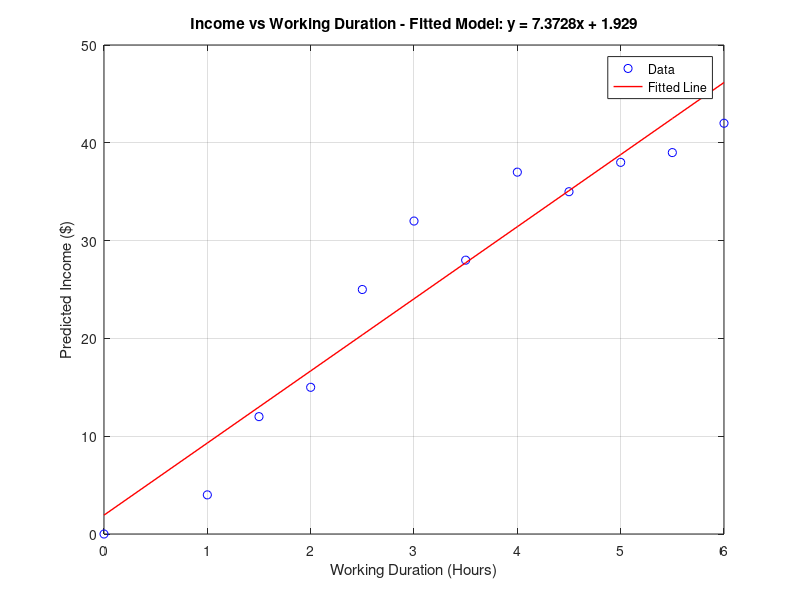

The MATLAB script that drew this image: (Note: this script raises an error after producing the figure.)
% ------------------ Question 1 ----------------------------- %

working_duration = 1:1/2:6
income = [4 12 15 25 32 28 37 35 38 39 42]

general_working_duration = [0 working_duration]
general_income           = [0 income]

plot(general_working_duration, general_income, "ro")
hold on
xlabel("Working Duration (Hours)")
ylabel("Income ($)")
title("Income vs Working Duration")
grid on;
hold off


% ------------------ Question 2 ----------------------------- %

p = polyfit(general_working_duration, general_income, 1)

disp(['Slope (m): ', num2str(p(1))]);
disp(['Intercept (c): ', num2str(p(2))]);
disp(['Proportionality (k): ', num2str(p(1))]);


% ------------------ Question 3 ----------------------------- %

disp(['Fitted Model: y = ' num2str(p(1)) 'x + ' num2str(p(2))]);
disp(['Fitted Model: Income = (' num2str(p(1)) ' x Hours) + ' num2str(p(2))]);


% ------------------ Question 4 ----------------------------- %

predicted_incomes = polyval(p, general_working_duration)
plot(general_working_duration, general_income, 'bo', general_working_duration, predicted_incomes, 'r-', 'LineWidth', 1);
hold on;
xlabel("Working Duration (Hours)");
ylabel("Predicted Income ($)");
title(['Income vs Working Duration - Fitted Model: y = ' num2str(p(1)) 'x + ' num2str(p(2))]);
legend('Data', 'Fitted Line');
grid on;
hold off;


% ------------------ Question 5 ----------------------------- %

predicted_income_for_4_15_hours = polyval(p, 4.15)


% ------------------ Question 6 ----------------------------- %
pkg load symbolic

syms x y m c income duration
% income = m * duration + c
f_word = m*duration + c == income
sol = solve(f_word, duration)

f = p(1)*x + p(2) == 50
sol = solve(f, x)

% method 2 - in decimal value
duration_for_50 = (50 - p(2))/p(1)
